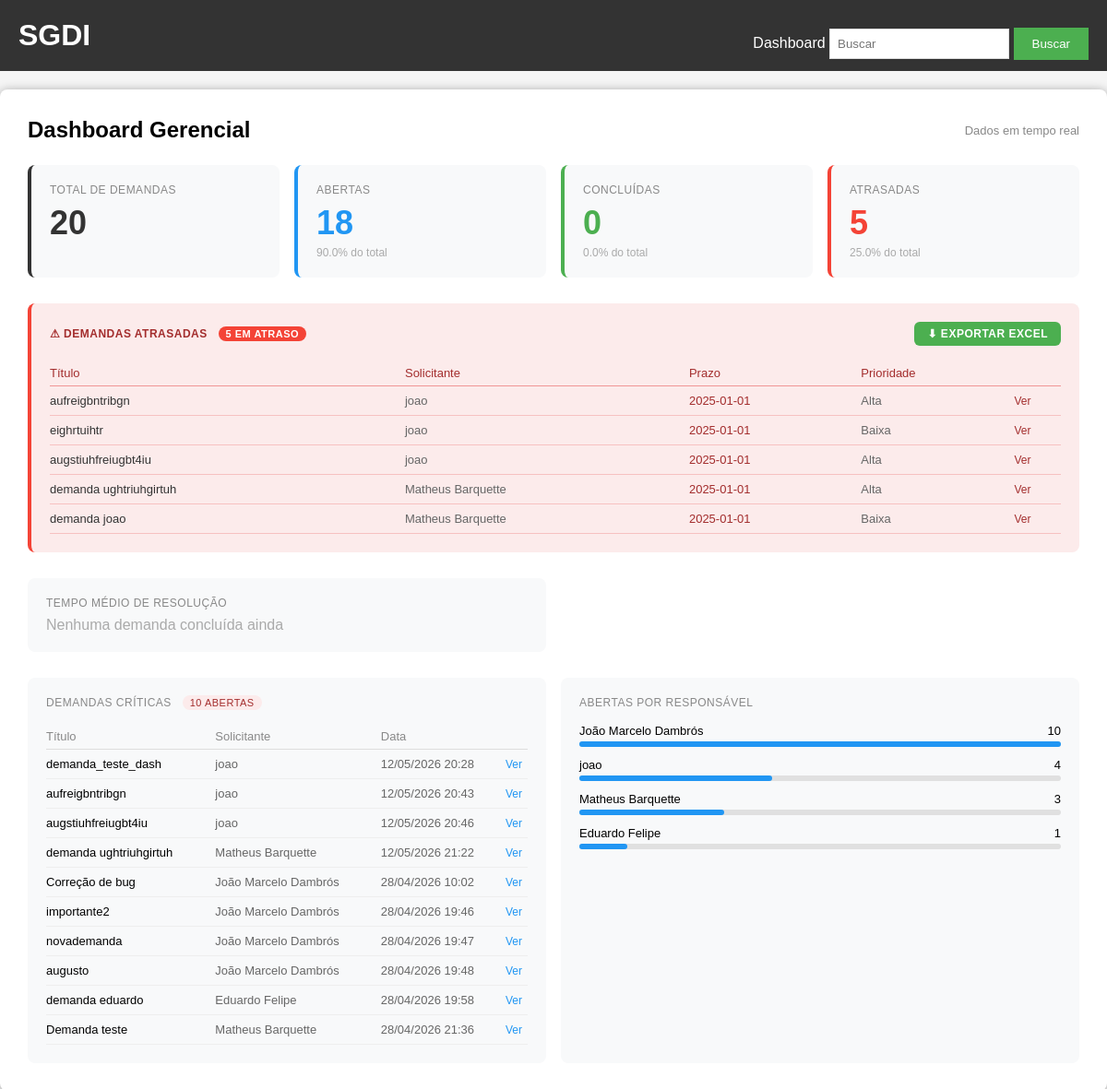
/dashboard (signed in), run on the app's committed database.
### tables this page shows
CREATE TABLE demandas (
        id INTEGER PRIMARY KEY AUTOINCREMENT,
        titulo TEXT,
        descricao TEXT,
        solicitante TEXT,
        data_criacao TEXT,
        id_prioridade INTEGER, status TEXT DEFAULT 'Aberta', prazo TEXT,
        FOREIGN KEY (id_prioridade) REFERENCES prioridades(id)
    );

CREATE TABLE prioridades (
        id INTEGER PRIMARY KEY AUTOINCREMENT,
        peso INTEGER,
        valor TEXT
    );

### app.py (the view)
@app.route('/dashboard')
@login_required
def dashboard():
    conn = get_db()
    total = conn.execute('SELECT COUNT(*) FROM demandas').fetchone()[0]
    abertas = conn.execute("SELECT COUNT(*) FROM demandas WHERE status = 'Aberta'").fetchone()[0]
    concluidas = conn.execute("SELECT COUNT(*) FROM demandas WHERE status = 'Concluída'").fetchone()[0]
    criticas = conn.execute("""
        SELECT d.*, p.valor as prioridade_nome
        FROM demandas d
        LEFT JOIN prioridades p ON d.id_prioridade = p.id
        WHERE p.valor = 'Alta' AND d.status = 'Aberta'
        ORDER BY d.data_criacao ASC
    """).fetchall()
    atrasadas_count = conn.execute("""
        SELECT COUNT(*) FROM demandas
        WHERE status = 'Aberta' AND prazo IS NOT NULL AND prazo < date('now')
    """).fetchone()[0]
    atrasadas_list = conn.execute("""
        SELECT d.*, p.valor as prioridade_nome
        FROM demandas d
        LEFT JOIN prioridades p ON d.id_prioridade = p.id
        WHERE d.status = 'Aberta' AND d.prazo IS NOT NULL AND d.prazo < date('now')
        ORDER BY d.prazo ASC
    """).fetchall()
    por_responsavel = conn.execute("""
        SELECT solicitante, COUNT(*) as total
        FROM demandas
        WHERE status = 'Aberta'
        GROUP BY solicitante
        ORDER BY total DESC
    """).fetchall()
    tempo_medio = conn.execute("""
        SELECT AVG(
            julianday(substr(data_criacao,7,4)||'-'||substr(data_criacao,4,2)||'-'||substr(data_criacao,1,2)) -
            julianday(substr(data_criacao,7,4)||'-'||substr(data_criacao,4,2)||'-'||substr(data_criacao,1,2))
        ) FROM demandas WHERE status = 'Concluída'
    """).fetchone()[0]
    conn.close()
    pct_abertas = round((abertas / total * 100), 1) if total else 0
    pct_concluidas = round((concluidas / total * 100), 1) if total else 0
    pct_atrasadas = round((atrasadas_count / total * 100), 1) if total else 0
    return render_template('dashboard.html',
        total=total,
        abertas=abertas,
        concluidas=concluidas,
        atrasadas=atrasadas_count,
        atrasadas_list=atrasadas_list,
        criticas=criticas,
        por_responsavel=por_responsavel,
        tempo_medio=round(tempo_medio, 1) if tempo_medio else 0,
        pct_abertas=pct_abertas,
        pct_concluidas=pct_concluidas,
        pct_atrasadas=pct_atrasadas,
    )

### app.py (called while the page is built)
def get_db():
    conn = sqlite3.connect('demandas.db')
    conn.row_factory = sqlite3.Row
    return conn

def login_required(f):
    @wraps(f)
    def decorated(*args, **kwargs):
        if 'user_id' not in session:
            flash('Faça login para continuar.', 'warning')
            return redirect(url_for('auth.login'))
        return f(*args, **kwargs)
    return decorated

### templates/dashboard.html
{% extends "base.html" %}
{% block content %}
<div style="display: flex; justify-content: space-between; align-items: center; margin-bottom: 24px;">
    <h2 style="margin: 0;">Dashboard Gerencial</h2>
    <span style="font-size: 13px; color: #888;">Dados em tempo real</span>
</div>
<div style="display: grid; grid-template-columns: repeat(4, 1fr); gap: 16px; margin-bottom: 28px;">
    <div style="background: #f8f9fa; border-radius: 8px; padding: 20px; border-left: 4px solid #333;">
        <div style="font-size: 12px; color: #888; text-transform: uppercase; letter-spacing: 0.5px; margin-bottom: 8px;">Total de Demandas</div>
        <div style="font-size: 36px; font-weight: 700; color: #333;">{{ total }}</div>
    </div>
    <div style="background: #f8f9fa; border-radius: 8px; padding: 20px; border-left: 4px solid #2196F3;">
        <div style="font-size: 12px; color: #888; text-transform: uppercase; letter-spacing: 0.5px; margin-bottom: 8px;">Abertas</div>
        <div style="font-size: 36px; font-weight: 700; color: #2196F3;">{{ abertas }}</div>
        <div style="font-size: 12px; color: #aaa; margin-top: 4px;">{{ pct_abertas }}% do total</div>
    </div>
    <div style="background: #f8f9fa; border-radius: 8px; padding: 20px; border-left: 4px solid #4CAF50;">
        <div style="font-size: 12px; color: #888; text-transform: uppercase; letter-spacing: 0.5px; margin-bottom: 8px;">Concluídas</div>
        <div style="font-size: 36px; font-weight: 700; color: #4CAF50;">{{ concluidas }}</div>
        <div style="font-size: 12px; color: #aaa; margin-top: 4px;">{{ pct_concluidas }}% do total</div>
    </div>
    <div style="background: #f8f9fa; border-radius: 8px; padding: 20px; border-left: 4px solid #f44336;">
        <div style="font-size: 12px; color: #888; text-transform: uppercase; letter-spacing: 0.5px; margin-bottom: 8px;">Atrasadas</div>
        <div style="font-size: 36px; font-weight: 700; color: #f44336;">{{ atrasadas }}</div>
        <div style="font-size: 12px; color: #aaa; margin-top: 4px;">{{ pct_atrasadas }}% do total</div>
    </div>
</div>
<div style="background: #FCEBEB; border-radius: 8px; padding: 20px; margin-bottom: 28px; border-left: 4px solid #f44336;">
    <div style="font-size: 12px; color: #A32D2D; text-transform: uppercase; letter-spacing: 0.5px; margin-bottom: 16px; font-weight: 600; display: flex; justify-content: space-between; align-items: center;">
        <span>⚠ Demandas Atrasadas
            <span style="background: #f44336; color: white; font-size: 11px; padding: 2px 8px; border-radius: 10px; margin-left: 8px;">{{ atrasadas }} em atraso</span>
        </span>
        <a href="/exportar/atrasadas" style="background: #4CAF50; color: white; font-size: 12px; padding: 6px 14px; border-radius: 6px; text-decoration: none;">⬇ Exportar Excel</a>
    </div>
    {% if atrasadas_list %}
        <table style="width: 100%; border-collapse: collapse; font-size: 13px;">
            <thead>
                <tr style="border-bottom: 1px solid #F09595;">
                    <th style="text-align: left; padding: 6px 0; color: #A32D2D; font-weight: 500;">Título</th>
                    <th style="text-align: left; padding: 6px 0; color: #A32D2D; font-weight: 500;">Solicitante</th>
                    <th style="text-align: left; padding: 6px 0; color: #A32D2D; font-weight: 500;">Prazo</th>
                    <th style="text-align: left; padding: 6px 0; color: #A32D2D; font-weight: 500;">Prioridade</th>
                    <th style="padding: 6px 0;"></th>
                </tr>
            </thead>
            <tbody>
                {% for d in atrasadas_list %}
                <tr style="border-bottom: 1px solid #F7C1C1;">
                    <td style="padding: 8px 0; color: #333;">{{ d['titulo'] }}</td>
                    <td style="padding: 8px 0; color: #666;">{{ d['solicitante'] }}</td>
                    <td style="padding: 8px 0; color: #A32D2D; font-weight: 500;">{{ d['prazo'] }}</td>
                    <td style="padding: 8px 0; color: #666;">{{ d['prioridade_nome'] }}</td>
                    <td style="padding: 8px 0;"><a href="/detalhes/{{ d['id'] }}" style="font-size: 12px; color: #A32D2D;">Ver</a></td>
                </tr>
                {% endfor %}
            </tbody>
        </table>
    {% else %}
        <div style="color: #A32D2D; font-size: 14px;">Nenhuma demanda atrasada.</div>
    {% endif %}
</div>
<div style="display: grid; grid-template-columns: 1fr 1fr; gap: 16px; margin-bottom: 28px;">
    <div style="background: #f8f9fa; border-radius: 8px; padding: 20px;">
        <div style="font-size: 12px; color: #888; text-transform: uppercase; letter-spacing: 0.5px; margin-bottom: 8px;">Tempo Médio de Resolução</div>
        {% if tempo_medio %}
            <div style="font-size: 36px; font-weight: 700; color: #333;">{{ tempo_medio }} <span style="font-size: 16px; font-weight: 400; color: #888;">dias</span></div>
            <div style="font-size: 12px; color: #aaa; margin-top: 4px;">Apenas demandas concluídas</div>
        {% else %}
            <div style="font-size: 16px; color: #aaa; margin-top: 8px;">Nenhuma demanda concluída ainda</div>
        {% endif %}
    </div>
</div>
<div style="display: grid; grid-template-columns: 1fr 1fr; gap: 16px;">
    <div style="background: #f8f9fa; border-radius: 8px; padding: 20px;">
        <div style="font-size: 12px; color: #888; text-transform: uppercase; letter-spacing: 0.5px; margin-bottom: 16px;">
            Demandas Críticas
            <span style="background: #FCEBEB; color: #A32D2D; font-size: 11px; padding: 2px 8px; border-radius: 10px; margin-left: 8px;">{{ criticas|length }} abertas</span>
        </div>
        {% if criticas %}
            <table style="width: 100%; border-collapse: collapse; font-size: 13px;">
                <thead>
                    <tr style="border-bottom: 1px solid #ddd;">
                        <th style="text-align: left; padding: 6px 0; color: #888; font-weight: 500;">Título</th>
                        <th style="text-align: left; padding: 6px 0; color: #888; font-weight: 500;">Solicitante</th>
                        <th style="text-align: left; padding: 6px 0; color: #888; font-weight: 500;">Data</th>
                        <th style="padding: 6px 0;"></th>
                    </tr>
                </thead>
                <tbody>
                    {% for d in criticas %}
                    <tr style="border-bottom: 1px solid #eee;">
                        <td style="padding: 8px 0;">{{ d['titulo'] }}</td>
                        <td style="padding: 8px 0; color: #666;">{{ d['solicitante'] }}</td>
                        <td style="padding: 8px 0; color: #666;">{{ d['data_criacao'] }}</td>
                        <td style="padding: 8px 0;"><a href="/detalhes/{{ d['id'] }}" style="font-size: 12px; color: #2196F3;">Ver</a></td>
                    </tr>
                    {% endfor %}
                </tbody>
            </table>
        {% else %}
            <div style="color: #aaa; font-size: 14px;">Nenhuma demanda crítica aberta.</div>
        {% endif %}
    </div>
    <div style="background: #f8f9fa; border-radius: 8px; padding: 20px;">
        <div style="font-size: 12px; color: #888; text-transform: uppercase; letter-spacing: 0.5px; margin-bottom: 16px;">Abertas por Responsável</div>
        {% if por_responsavel %}
            {% set max_val = por_responsavel[0]['total'] %}
            {% for row in por_responsavel %}
            <div style="margin-bottom: 12px;">
                <div style="display: flex; justify-content: space-between; font-size: 13px; margin-bottom: 4px;">
                    <span>{{ row['solicitante'] }}</span>
                    <span style="font-weight: 500;">{{ row['total'] }}</span>
                </div>
                <div style="background: #e0e0e0; border-radius: 4px; height: 6px;">
                    <div style="background: #2196F3; border-radius: 4px; height: 6px; width: {{ (row['total'] / max_val * 100)|int }}%;"></div>
                </div>
            </div>
            {% endfor %}
        {% else %}
            <div style="color: #aaa; font-size: 14px;">Nenhuma demanda aberta.</div>
        {% endif %}
    </div>
</div>
{% endblock %}

### static/style.css (style rules this page uses)
body { font-family: Arial, sans-serif; background-color: #f5f5f5; padding: 0; margin: 0; }
table { border-collapse: collapse; }
th { text-align: left; padding: 12px; }
td { padding: 12px; }
table a { text-decoration: none; }

### templates/base.html (style rules this page uses)
body { margin: 0; }

### data on the page
demandas: titulo "aufreigbntribgn", solicitante "joao", prazo "2025-01-01", prioridade_nome "Alta", data_criacao "12/05/2026 20:43"
demandas: titulo "eighrtuihtr", solicitante "joao", prazo "2025-01-01", prioridade_nome "Baixa"
demandas: titulo "augstiuhfreiugbt4iu", solicitante "joao", prazo "2025-01-01", prioridade_nome "Alta", data_criacao "12/05/2026 20:46"
demandas: titulo "demanda ughtriuhgirtuh", solicitante "Matheus Barquette", prazo "2025-01-01", prioridade_nome "Alta", data_criacao "12/05/2026 21:22"
demandas: titulo "demanda joao", solicitante "Matheus Barquette", prazo "2025-01-01", prioridade_nome "Baixa"
demandas: titulo "demanda_teste_dash", solicitante "joao", data_criacao "12/05/2026 20:28"
demandas: titulo "Correção de bug", solicitante "João Marcelo Dambrós", data_criacao "28/04/2026 10:02"
demandas: titulo "importante2", solicitante "João Marcelo Dambrós", data_criacao "28/04/2026 19:46"
demandas: titulo "novademanda", solicitante "João Marcelo Dambrós", data_criacao "28/04/2026 19:47"
demandas: titulo "augusto", solicitante "João Marcelo Dambrós", data_criacao "28/04/2026 19:48"
demandas: titulo "demanda eduardo", solicitante "Eduardo Felipe", data_criacao "28/04/2026 19:58"
demandas: titulo "Demanda teste", solicitante "Matheus Barquette", data_criacao "28/04/2026 21:36"

### other printed values
{{ total }} "20"
{{ abertas }} "18"
{{ pct_abertas }} "90.0"
{{ concluidas }} "0"
{{ pct_concluidas }} "0.0"
{{ atrasadas }} "5"
{{ pct_atrasadas }} "25.0"
{{ criticas|length }} "10"
{{ row['solicitante'] }} "João Marcelo Dambrós" "joao" "Matheus Barquette" "Eduardo Felipe"
{{ row['total'] }} "10" "4" "3" "1"
